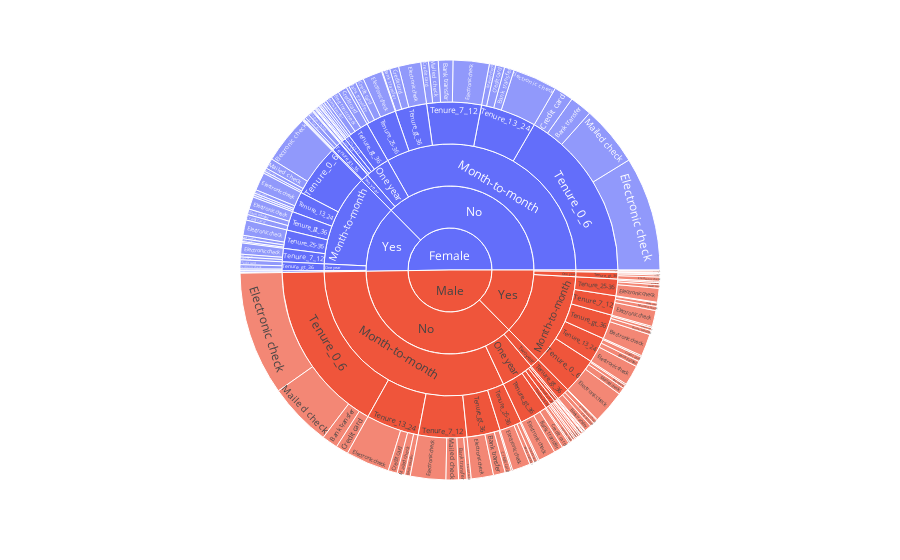

This figure's notebook cell:
### Code cell
fig = px.sunburst(churn_Yes, path=["gender",'SeniorCitizen','Contract',
                                    'Tenure_group','PaymentMethod'])
fig.show()

### Figure 1 — Plotly figure (JSON) as saved in the notebook; plotly's stock layout.template omitted (floating-point values rounded to 4 significant figures; data arrays with more than 128 entries replaced by an {"elided": "..."} marker saying what was removed)
{"data": [{"branchvalues": "total", "domain": {"x": [0, 1], "y": [0, 1]}, "hovertemplate": "labels=%{label}<br>count=%{value}<br>parent=%{parent}<br>id=%{id}<extra></extra>", "ids": {"elided": "188 str values"}, "labels": {"elided": "188 str values"}, "name": "", "parents": {"elided": "188 str values"}, "type": "sunburst", "values": {"elided": "188 int values"}}], "layout": {"legend": {"tracegroupgap": 0}, "margin": {"t": 60}}}
